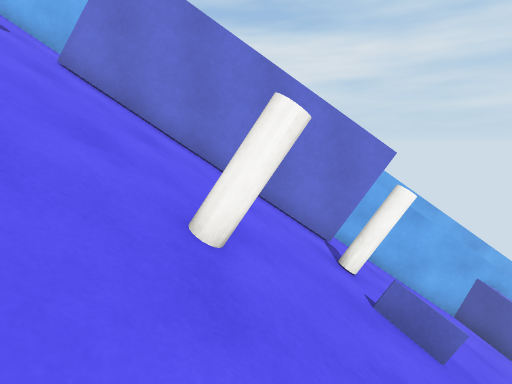
[1] (above)

15 first-person views from a walk through a 3-D level made in the Unity game engine. The camera is 1.5 m above the floor, tilts 10° down and sees 85° across. The floor is counted in squares, 1 m on a side. Each view is taken from the middle of a square. On the plan, view 1 faces up. The plan holds only what a view shows up to about 14 squares ahead; the rest is blank. The place goes on beyond the plan. Surface patterns are stand-ins for the level's own textures.

[2]
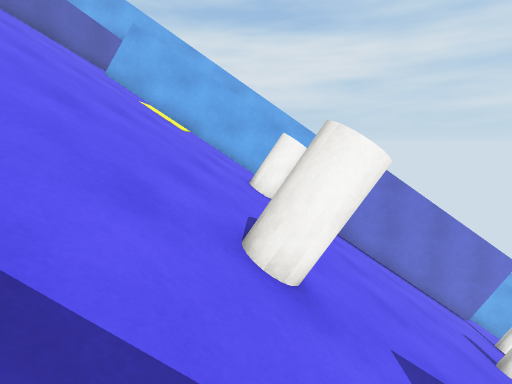

[3]
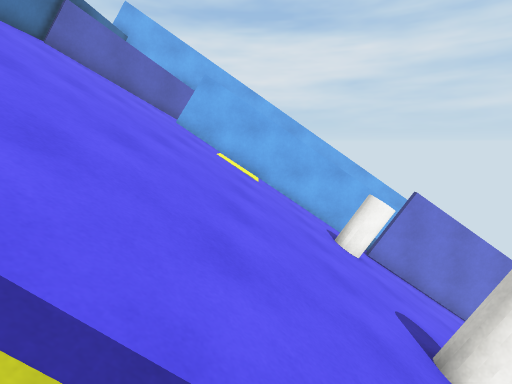

[4]
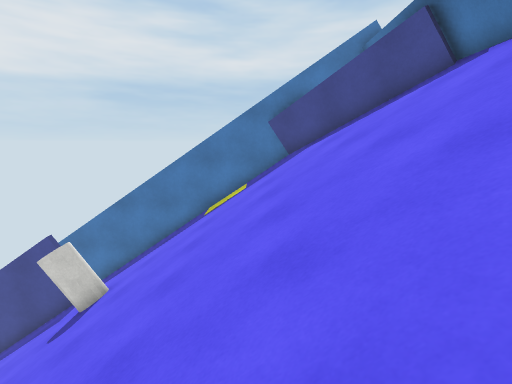

[5]
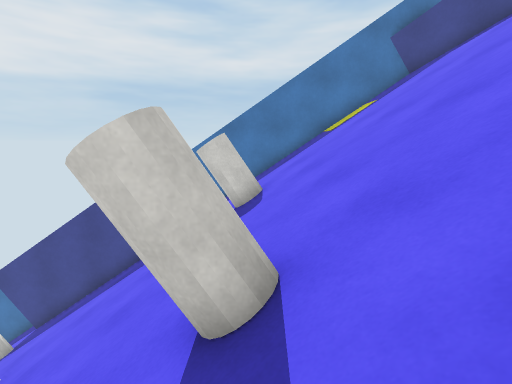

[6]
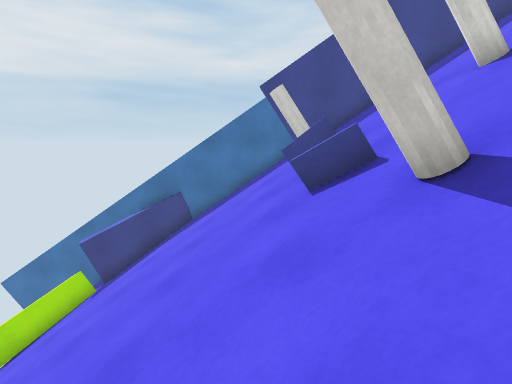

[7]
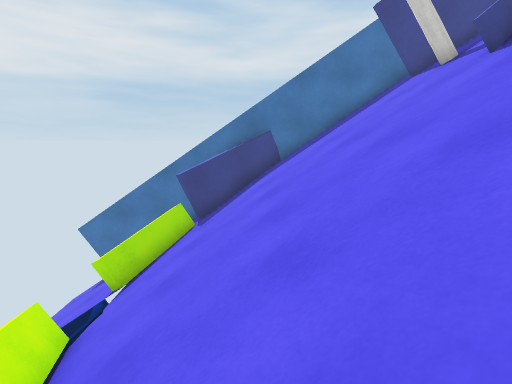

[8]
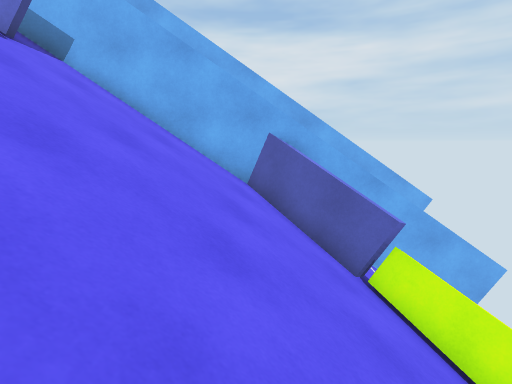

[9]
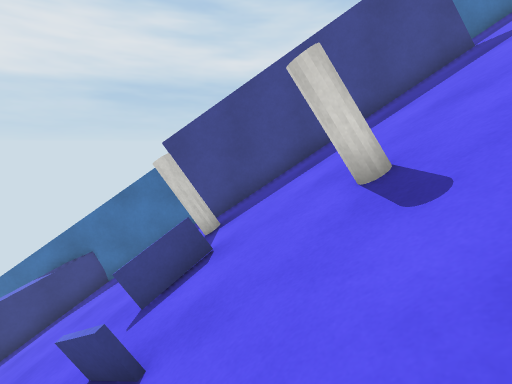

[10]
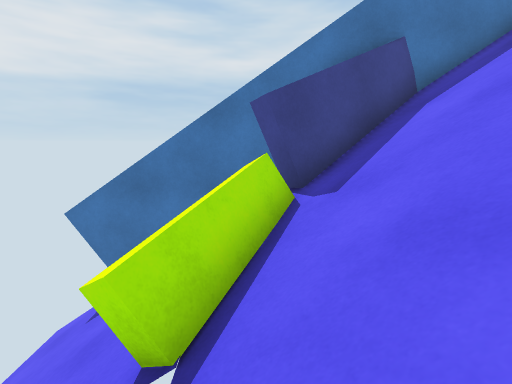

[11]
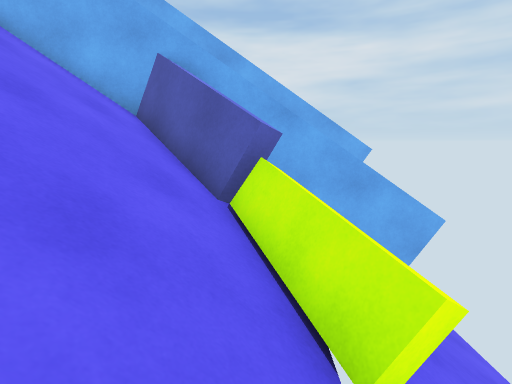

[12]
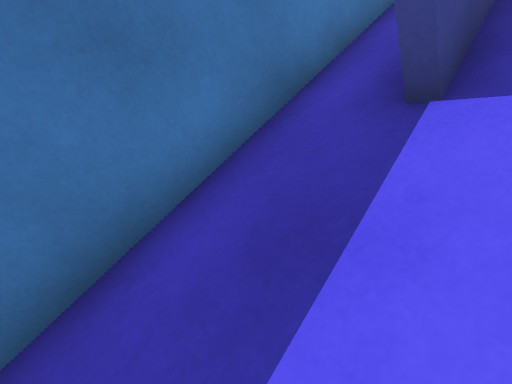

[13]
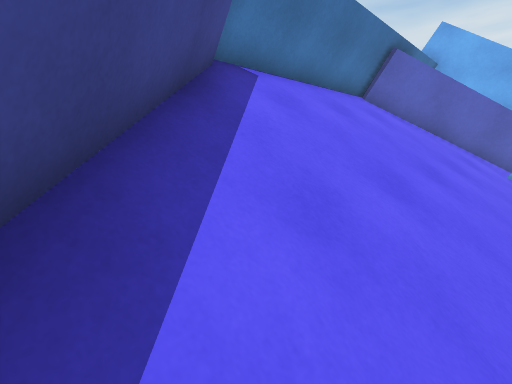

[14]
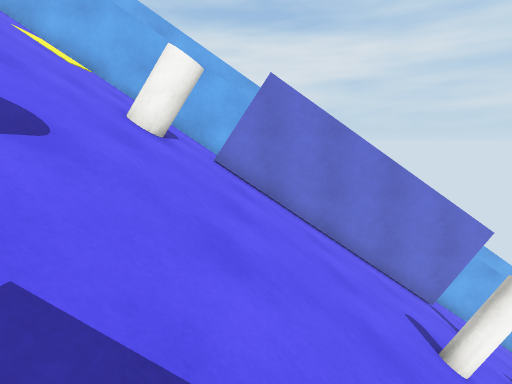

[15]
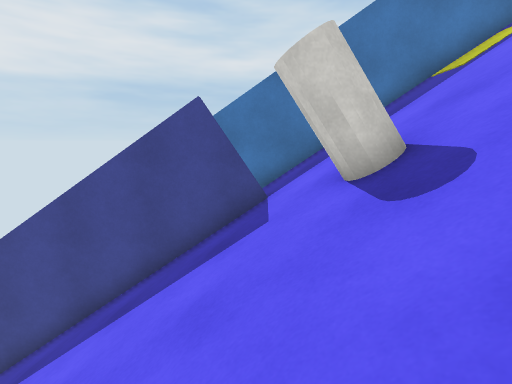

### Floor plan
Key: @ floor where view 1 was taken; # wall or solid block; x gap in a wall; / step, stairs or slope; = window, fence, low wall or low ledge; ^ raised ledge; v drop or lower ground; O other object.
Columns run from 17 left of view 1 to 14 right of it. Each row starts with its distance up from view 1.
 10  #############    ###########==
  9  ##/////////       ///////=#vv
  8 ##//////////########///////=#
  7 #/////////OO////////////////x  v
  6 #/////////OO///////OO///////== v
  5 #//////////////////==////////xvv
  4 #///////////////////=////////vv
  3 #////////////////O///////////
  2 #//////////////////==////////vvv
  1 #=////////OO/////////////////^vv
  0 ##/////////O/////@/OO///////=^vv
 -1  ##/////////////////////////v  v
 -2   ##////////########//////##v
 -3    ##////////// ////////###vvvvv
 -4     ##########   #############

Where each view was taken, in squares from view 1:
view 1: 0 up, 0 right, facing up
view 2: 3 down, 7 left, facing up
view 3: 3 down, 10 left, facing up
view 4: 9 up, 12 left, facing down
view 5: 9 up, 7 left, facing down
view 6: 9 up, 4 right, facing down
view 7: 9 up, 8 right, facing down
view 8: 1 up, 8 right, facing up
view 9: 7 up, 1 right, facing down
view 10: 4 up, 11 right, facing down
view 11: 2 up, 11 right, facing up
view 12: 1 down, 5 right, facing down-left
view 13: 2 down, 13 left, facing up-left
view 14: 1 down, 4 left, facing up
view 15: 5 up, 5 left, facing down
